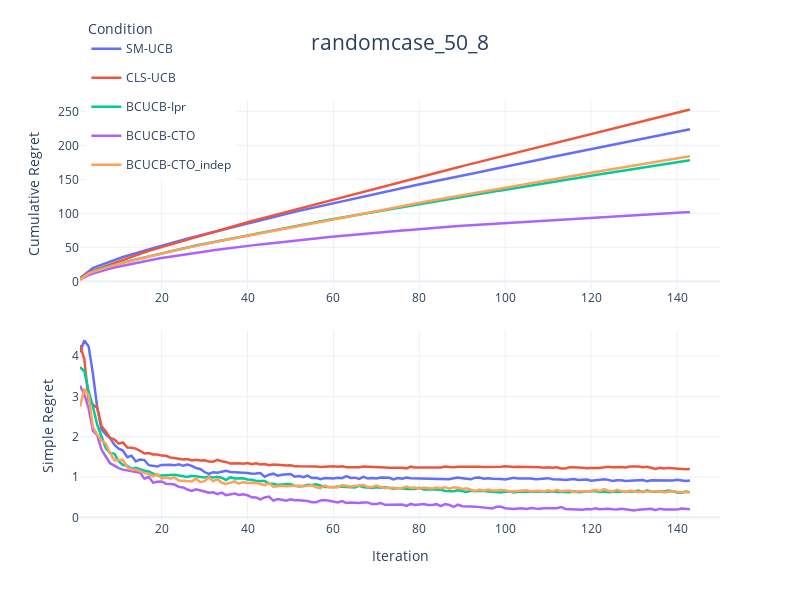

Here is the notebook cell this chart was saved with:
### Code cell
import pandas as pd
import plotly.graph_objects as go
import plotly.express as px
from plotly.subplots import make_subplots
import plotly.io as pio
import os
import numpy as np

text = "randomcase"

# 定义文件夹路径
data_folder = os.path.join('Data', text)

simple_regret_files = ['50_8_smallest_pre.csv','50_8_cluster_pre.csv', '50_8_dynamic_pre.csv', '50_8_cyclic_pre.csv', '50_8_independent_pre.csv']
cumulative_regret_files = ['50_8_smallest.csv','50_8_cluster.csv','50_8_dynamic.csv', '50_8_cyclic.csv', '50_8_independent.csv']
curve_names = ['SM-UCB','CLS-UCB', 'BCUCB-Ipr', 'BCUCB-CTO', 'BCUCB-CTO_indep']

# simple_regret_files = ['50_8_smallest_pre.csv','50_8_cluster_pre.csv', '50_8_dynamic_pre.csv', '50_8_cyclic_pre.csv']
# cumulative_regret_files = ['50_8_smallest.csv','50_8_cluster.csv','50_8_dynamic.csv', '50_8_cyclic.csv']
# curve_names = ['SM-UCB','CLS-UCB', 'BCUCB-Ipr', 'BCUCB-CTO']

colors = px.colors.qualitative.Plotly[:len(curve_names)] 

# 创建DataFrame存储Simple Regret和Cumulative Regret
simple_regret_data = pd.DataFrame()
cumulative_regret_data = pd.DataFrame()

# 加载Simple Regret数据（来自pre文件）
for file, name in zip(simple_regret_files, curve_names):
    file_path = os.path.join(data_folder, file)
    df = pd.read_csv(file_path, index_col='Repetition')
    
    # 计算每个step的均值（Simple Regret）
    mean_results = df.mean(axis=0)
    
    # 添加到Simple Regret DataFrame
    temp_df = pd.DataFrame({
        'Iter': range(1, 151),
        'Value': mean_results.values,
        'Condition': name
    })
    simple_regret_data = pd.concat([simple_regret_data, temp_df])

# 加载Cumulative Regret数据（来自原始文件）
for file, name in zip(cumulative_regret_files, curve_names):
    file_path = os.path.join(data_folder, file)
    df = pd.read_csv(file_path, index_col='Repetition')
    
    # 计算每个step的均值
    mean_results = df.mean(axis=0)
    
    # 计算Cumulative Regret
    cumsum_results = np.cumsum(mean_results.values)
    temp_df = pd.DataFrame({
        'Iter': range(1, 151),
        'Value': cumsum_results,
        'Condition': name
    })
    cumulative_regret_data = pd.concat([cumulative_regret_data, temp_df])

# 创建子图（2行1列，垂直排列）- 删除子图标题
fig = make_subplots(
    rows=2, cols=1,
    vertical_spacing=0.1
    # 删除了 subplot_titles 参数
)

# 第一子图：Cumulative Regret（来自原始文件）- 先画Cumulative Regret
for i, condition in enumerate(curve_names):
    cumsum_df = cumulative_regret_data[cumulative_regret_data['Condition'] == condition]
    fig.add_trace(
        go.Scatter(
            x=cumsum_df['Iter'],
            y=cumsum_df['Value'],
            name=condition,
            legendgroup=condition,
            showlegend=True,  # 在第一子图显示图例
            line=dict(color=colors[i],width=2.5),
            meta=[condition],
            hovertemplate="Iter: %{x}<br>Cumulative Regret: %{y:.4f}<br>Condition: %{meta[0]}<extra></extra>"
        ),
        row=1, col=1  # Cumulative Regret放在第一行
    )

# 第二子图：Obs-based Simple Regret（来自pre文件）
for i, condition in enumerate(curve_names):
    simple_df = simple_regret_data[simple_regret_data['Condition'] == condition]
    fig.add_trace(
        go.Scatter(
            x=simple_df['Iter'],
            y=simple_df['Value'],
            name=condition,
            legendgroup=condition,
            showlegend=False,  # 避免重复图例
            line=dict(color=colors[i],width=2.5),
            meta=[condition],
            hovertemplate="Iter: %{x}<br>Simple Regret: %{y:.4f}<br>Condition: %{meta[0]}<extra></extra>"
        ),
        row=2, col=1  # Simple Regret放在第二行
    )

# 更新布局
fig.update_layout(
    title_text=text+"_50_8",
    title_x=0.5,
    title_font=dict(size=21),
    height=600,
    width=800,
    template='plotly_white',
    legend_title_text='Condition',
    legend=dict(yanchor="top", y=1.2, xanchor="left", x=0.01)
)

# 更新Y轴和X轴标签
fig.update_yaxes(title_text="Cumulative Regret", row=1, col=1)  # 第一子图Y轴标签
fig.update_yaxes(title_text="Simple Regret", row=2, col=1)      # 第二子图Y轴标签
fig.update_xaxes(title_text="Iteration", row=2, col=1)          # 仅底部子图显示X轴标签

# 显示图形
fig.show()

# 保存为HTML文件（可选）
# pio.write_html(fig, 'combined_simple_cumulative_plot.html')
#fig.write_image(text+"_50_8", format="png", width=800, height=600, scale=3)

### Figure 1 — Plotly figure (JSON) as saved in the notebook; plotly's stock layout.template omitted (floating-point values rounded to 4 significant figures; data arrays with more than 128 entries replaced by an {"elided": "..."} marker saying what was removed)
{"data": [{"hovertemplate": "Iter: %{x}<br>Cumulative Regret: %{y:.4f}<br>Condition: %{meta[0]}<extra></extra>", "legendgroup": "SM-UCB", "line": {"color": "#636EFA", "width": 2.5}, "meta": ["SM-UCB"], "name": "SM-UCB", "showlegend": true, "type": "scatter", "x": {"elided": "150 int values"}, "xaxis": "x", "y": {"elided": "150 float values"}, "yaxis": "y"}, {"hovertemplate": "Iter: %{x}<br>Cumulative Regret: %{y:.4f}<br>Condition: %{meta[0]}<extra></extra>", "legendgroup": "CLS-UCB", "line": {"color": "#EF553B", "width": 2.5}, "meta": ["CLS-UCB"], "name": "CLS-UCB", "showlegend": true, "type": "scatter", "x": {"elided": "150 int values"}, "xaxis": "x", "y": {"elided": "150 float values"}, "yaxis": "y"}, {"hovertemplate": "Iter: %{x}<br>Cumulative Regret: %{y:.4f}<br>Condition: %{meta[0]}<extra></extra>", "legendgroup": "BCUCB-Ipr", "line": {"color": "#00CC96", "width": 2.5}, "meta": ["BCUCB-Ipr"], "name": "BCUCB-Ipr", "showlegend": true, "type": "scatter", "x": {"elided": "150 int values"}, "xaxis": "x", "y": {"elided": "150 float values"}, "yaxis": "y"}, {"hovertemplate": "Iter: %{x}<br>Cumulative Regret: %{y:.4f}<br>Condition: %{meta[0]}<extra></extra>", "legendgroup": "BCUCB-CTO", "line": {"color": "#AB63FA", "width": 2.5}, "meta": ["BCUCB-CTO"], "name": "BCUCB-CTO", "showlegend": true, "type": "scatter", "x": {"elided": "150 int values"}, "xaxis": "x", "y": {"elided": "150 float values"}, "yaxis": "y"}, {"hovertemplate": "Iter: %{x}<br>Cumulative Regret: %{y:.4f}<br>Condition: %{meta[0]}<extra></extra>", "legendgroup": "BCUCB-CTO_indep", "line": {"color": "#FFA15A", "width": 2.5}, "meta": ["BCUCB-CTO_indep"], "name": "BCUCB-CTO_indep", "showlegend": true, "type": "scatter", "x": {"elided": "150 int values"}, "xaxis": "x", "y": {"elided": "150 float values"}, "yaxis": "y"}, {"hovertemplate": "Iter: %{x}<br>Simple Regret: %{y:.4f}<br>Condition: %{meta[0]}<extra></extra>", "legendgroup": "SM-UCB", "line": {"color": "#636EFA", "width": 2.5}, "meta": ["SM-UCB"], "name": "SM-UCB", "showlegend": false, "type": "scatter", "x": {"elided": "150 int values"}, "xaxis": "x2", "y": {"elided": "150 float values"}, "yaxis": "y2"}, {"hovertemplate": "Iter: %{x}<br>Simple Regret: %{y:.4f}<br>Condition: %{meta[0]}<extra></extra>", "legendgroup": "CLS-UCB", "line": {"color": "#EF553B", "width": 2.5}, "meta": ["CLS-UCB"], "name": "CLS-UCB", "showlegend": false, "type": "scatter", "x": {"elided": "150 int values"}, "xaxis": "x2", "y": {"elided": "150 float values"}, "yaxis": "y2"}, {"hovertemplate": "Iter: %{x}<br>Simple Regret: %{y:.4f}<br>Condition: %{meta[0]}<extra></extra>", "legendgroup": "BCUCB-Ipr", "line": {"color": "#00CC96", "width": 2.5}, "meta": ["BCUCB-Ipr"], "name": "BCUCB-Ipr", "showlegend": false, "type": "scatter", "x": {"elided": "150 int values"}, "xaxis": "x2", "y": {"elided": "150 float values"}, "yaxis": "y2"}, {"hovertemplate": "Iter: %{x}<br>Simple Regret: %{y:.4f}<br>Condition: %{meta[0]}<extra></extra>", "legendgroup": "BCUCB-CTO", "line": {"color": "#AB63FA", "width": 2.5}, "meta": ["BCUCB-CTO"], "name": "BCUCB-CTO", "showlegend": false, "type": "scatter", "x": {"elided": "150 int values"}, "xaxis": "x2", "y": {"elided": "150 float values"}, "yaxis": "y2"}, {"hovertemplate": "Iter: %{x}<br>Simple Regret: %{y:.4f}<br>Condition: %{meta[0]}<extra></extra>", "legendgroup": "BCUCB-CTO_indep", "line": {"color": "#FFA15A", "width": 2.5}, "meta": ["BCUCB-CTO_indep"], "name": "BCUCB-CTO_indep", "showlegend": false, "type": "scatter", "x": {"elided": "150 int values"}, "xaxis": "x2", "y": {"elided": "150 float values"}, "yaxis": "y2"}], "layout": {"height": 600, "legend": {"title": {"text": "Condition"}, "x": 0.01, "xanchor": "left", "y": 1.2, "yanchor": "top"}, "title": {"font": {"size": 21}, "text": "randomcase_50_8", "x": 0.5}, "width": 800, "xaxis": {"anchor": "y", "domain": [0, 1]}, "xaxis2": {"anchor": "y2", "domain": [0, 1], "title": {"text": "Iteration"}}, "yaxis": {"anchor": "x", "domain": [0.55, 1], "title": {"text": "Cumulative Regret"}}, "yaxis2": {"anchor": "x2", "domain": [0, 0.45], "title": {"text": "Simple Regret"}}}}
